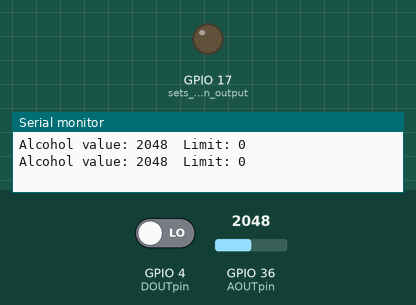
Recording of a sketch running on a simulated ESP32. Parts: output pins drawn as LEDs (lit = HIGH), the last lines printed to the serial monitor. The test bench sets the inputs (shaded band); at power-on: GPIO 4 (DOUTpin) LOW, GPIO 36 (AOUTpin) = 2048.

Above: at 1.8 s.
1.9 s: GPIO 4 (DOUTpin) driven HIGH
At 3.6 s:
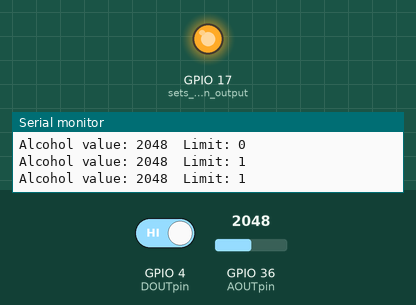
4.5 s: GPIO 4 (DOUTpin) driven LOW
At 7.1 s:
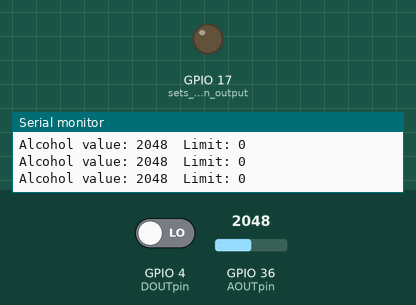
Timing chart, 0 to 8.6 s (numbered marks = the images above; inputs shaded):
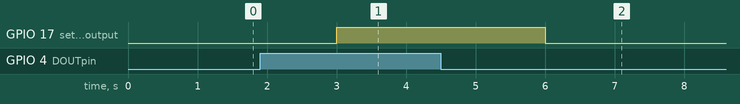

The sketch:

Alcohol.ino
```cpp
const int AOUTpin=A0;//the AOUT pin of the alcohol sensor goes into analog pin A0 of the arduino
const int DOUTpin=4;//the DOUT pin of the alcohol sensor goes into digital pin D8 of the arduino

int limit;
int value;

void setup() {
Serial.begin(115200);//sets the baud rate
pinMode(DOUTpin, INPUT);//sets the pin as an input to the arduino
pinMode(17, OUTPUT);//sets the pin as an output of the arduino
}

void loop()
{
value= analogRead(AOUTpin);//reads the analaog value from the alcohol sensor's AOUT pin
limit= digitalRead(DOUTpin);//reads the digital value from the alcohol sensor's DOUT pin
Serial.print("Alcohol value: ");
Serial.print(value);//prints the alcohol value
Serial.print("\tLimit: ");
Serial.println(limit);//prints the limit reached as either LOW or HIGH (above or underneath)
delay(1000);
if (limit == HIGH){
digitalWrite(17, HIGH);//if limit has been reached, LED turns on as status indicator
}
else{
digitalWrite(17, LOW);//if threshold not reached, LED remains off
}
}
```

Measured:
- after the input at 1.9 s, GPIO 17 (sets_the_pin_as_an_output): LOW → HIGH after 1.1 s
- after the input at 4.5 s, GPIO 17 (sets_the_pin_as_an_output): HIGH → LOW after 1.5 s
